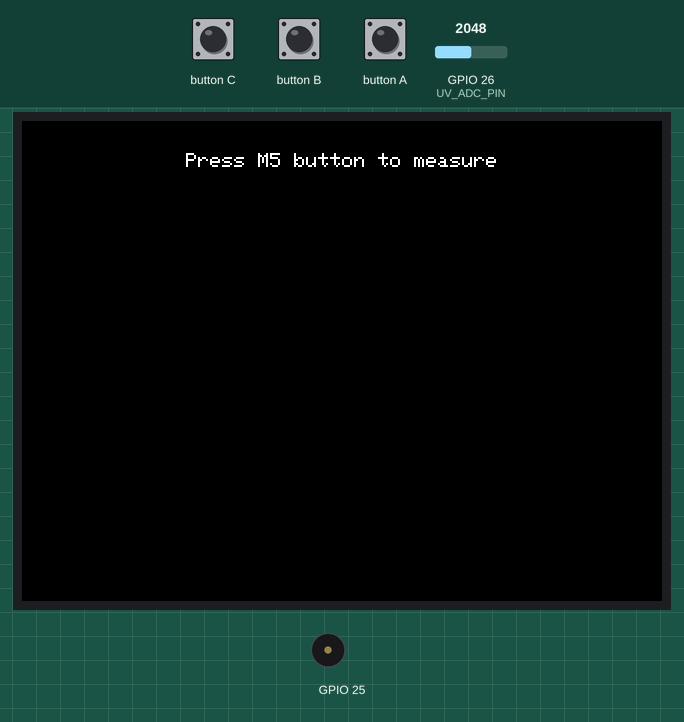
The sketch below on a simulated ESP32. On the bench: 320×240 colour display, buzzer (waves = sounding). Inputs (shaded band) come from the test bench; at power-on: GPIO 26 (UV_ADC_PIN) = 2048 (analog values on the 0–4095 scale). What the sketch prints to the serial monitor is not drawn.

Above: at 0.9 s.
5.1 s: button A pressed for 0.15 s
At 6.1 s:
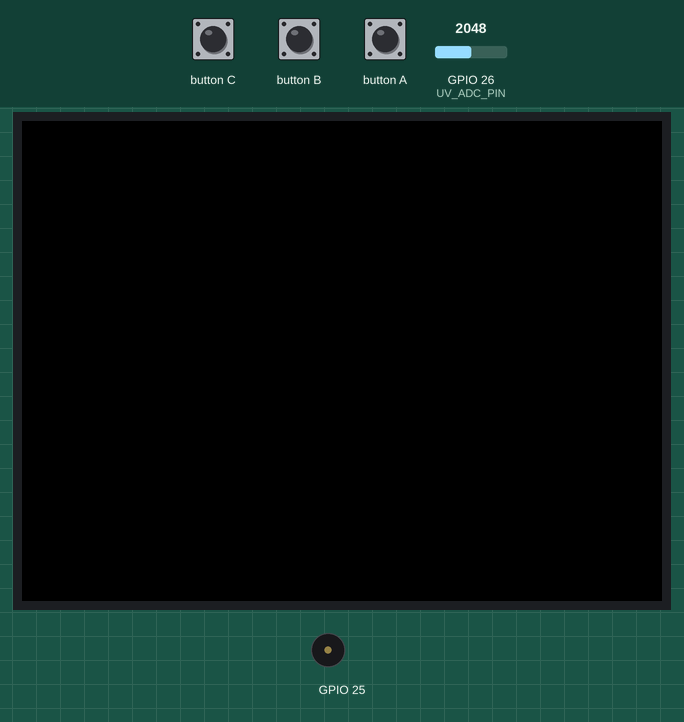
8.2 s: GPIO 26 (UV_ADC_PIN) set to 1897
At 10.4 s:
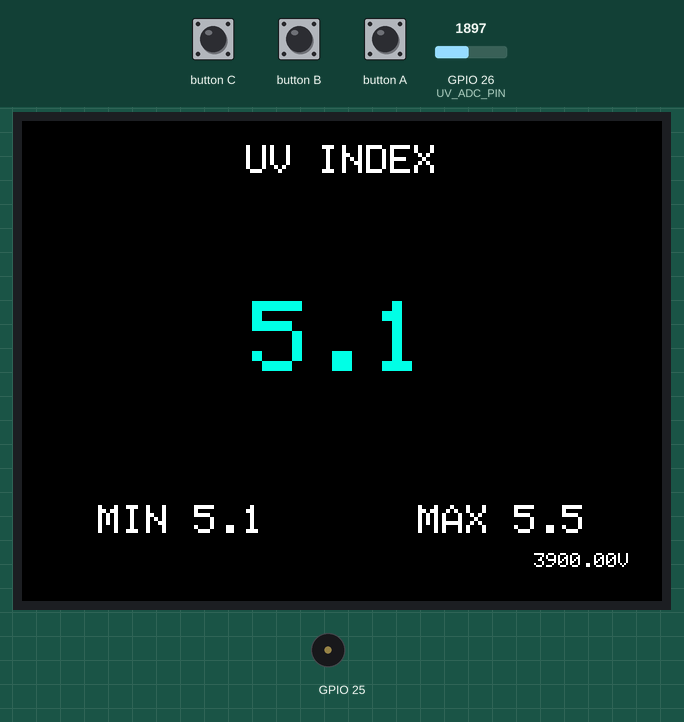
11.2 s: GPIO 26 (UV_ADC_PIN) set to 1808
At 11.2 s:
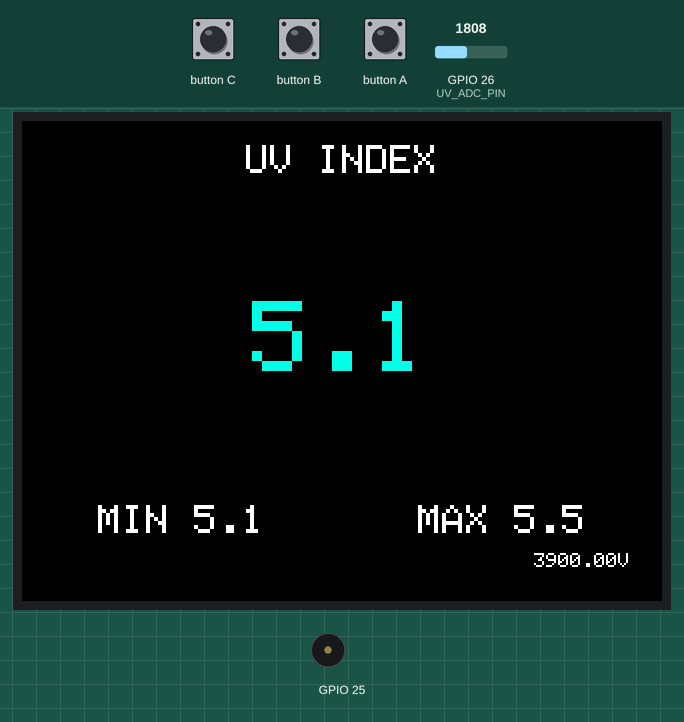
14.2 s: GPIO 26 (UV_ADC_PIN) set to 2047
At 17.0 s:
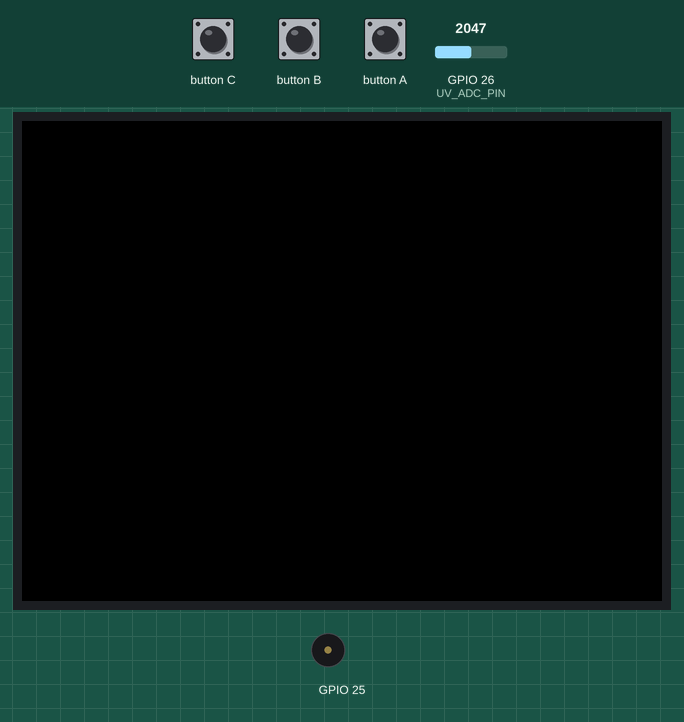
17.2 s: button A pressed for 1 s
At 19.8 s:
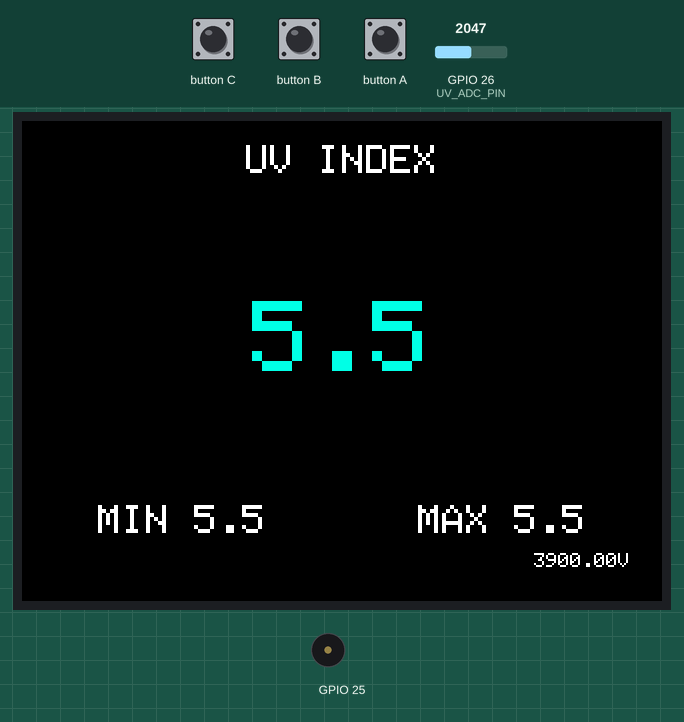
Timing chart, 0 to 22.2 s (numbered marks = the images above; inputs shaded):
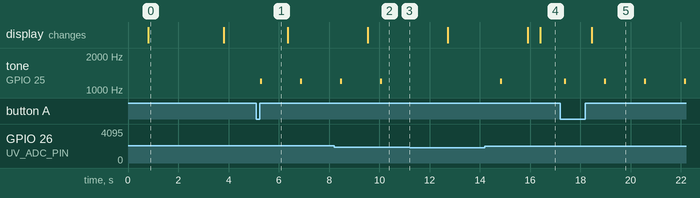

Measured:
- the behaviour switches between 1862 and 1861 on GPIO 26 (UV_ADC_PIN) (found by bisection; images 2 and 3)
- after the input at 5.1 s, tone on GPIO 25: alternates 1200 Hz for 0.08 s and silent for 1.5 s, starting after 0.16 s
- after the input at 8.2 s, the display: changes after 1.3 s (image 2)
- after the input at 11.2 s, tone on GPIO 25: stops changing and stays silent
- after the input at 14.2 s, tone on GPIO 25: silent → 1200 Hz after 0.61 s, → silent 0.08 s later; the display: first changes after 1.7 s (image 4 shows a later state)
- after the input at 17.2 s, tone on GPIO 25: alternates 1200 Hz for 0.08 s and silent for 1.5 s, starting after 0.16 s; the display: changes after 1.2 s (image 5)
- what the display in image 0 shows lasts 3.0 s, from 0.8 s to 3.8 s

The sketch:

uv_m5stickcplus2.ino
```cpp
/*
Board: M5StickCPlus2
https://docs.m5stack.com/en/arduino/m5unified/speaker_class#config
G25 => GUVA S
3.3V only. DO NOT USE 5V even GUVA support 5V ESP32 ADC cannot accept 5 V analog

*/
#include <Arduino.h>
#include <M5Unified.h>
#include <WiFi.h>
//#include "M5StickCPlus2.h"
#include "esp_bt.h"

// -------- CONFIG --------
#define UV_ADC_PIN 26
#define MEASURE_DURATION_MS 10000
#define LOOP_DELAY_MS 500
#define BTN_WAKE_GPIO GPIO_NUM_37  // M5 button on Plus2

#define AUTO_POWEROFF_MS 60000  // 60 seconds
unsigned long lastActivity = 0;

// Buzzer
#define BUZZER_PIN 2
#define BUZZER_CH 0
#define BUZZER_FREQ 3000  // 3 kHz
#define BUZZER_RES 8

// -------- COLORS (RGB565) --------
#define UV_GREEN 0x07E0
#define UV_YELLOW 0xFFE0
#define UV_ORANGE 0xFD20
#define UV_RED 0xF800
#define UV_PURPLE 0x780F

// -------- STATE --------
bool measuring = false;
unsigned long activeUntil = 0;
float uvi_min = 100.0;
float uvi_max = 0.0;

// -------- HELPERS --------
uint32_t uviColor(float uvi) {
  if (uvi >= 11) return UV_PURPLE;
  if (uvi >= 8) return UV_RED;
  if (uvi >= 6) return UV_ORANGE;
  if (uvi >= 3) return UV_YELLOW;
  return UV_GREEN;
}

void screenOff() {
  M5.Display.clear(BLACK);
  M5.Display.sleep();
  M5.Display.setBrightness(0);
}

void screenOn() {
  M5.Display.wakeup();
  M5.Display.setBrightness(60);
  M5.Display.clear(BLACK);
  // lastActivity = millis();
}

void goToSleep() {
  Serial.println("Entering deep sleep...");

  // Turn off display cleanly
  M5.Display.sleep();
  M5.Display.setBrightness(0);

  delay(100);

  // Wake on M5 button (active LOW)
  esp_sleep_enable_ext0_wakeup(BTN_WAKE_GPIO, 0);

  esp_deep_sleep_start();
}

// void buzzerOn(int freq) {
//   ledcWriteTone(BUZZER_CH, freq);
// }

// void buzzerOff() {
//   ledcWriteTone(BUZZER_CH, 0);
// }


void handleBuzzer(float uvi) {
  static unsigned long lastBeep = 0;

  if (uvi >= 5.0) {
    if (millis() - lastBeep > 1000) {
      M5.Speaker.tone(1200, 80);  // 80 ms chirp
      lastBeep = millis();
    }
  }
}


// -------- SETUP --------
void setup() {
  auto cfg = M5.config();
  M5.begin(cfg);
  // Buzzer
  // ledcAttach(BUZZER_PIN, 3000, 8);  // pin, freq, resolution
  // Power savings (safe)
  WiFi.mode(WIFI_OFF);
  btStop();
  setCpuFrequencyMhz(80);

  // Display
  M5.Display.setRotation(3);  // Landscape
  M5.Display.setTextDatum(middle_center);

  // ADC
  analogReadResolution(12);
  analogSetPinAttenuation(UV_ADC_PIN, ADC_0db);

  Serial.begin(115200);
  delay(500);
  screenOn();
  M5.Display.clear(BLACK);
  M5.Display.setTextColor(WHITE, BLACK);
  M5.Display.setTextSize(1);
  M5.Display.drawString("Press M5 button to measure", M5.Display.width() / 2, 20);
  M5.Speaker.setVolume(255);
  delay(3000);
  screenOff();
  Serial.println("Idle. Press M5 button to measure.");
  lastActivity = millis();
}

// -------- LOOP --------
void loop() {
  M5.update();

  // ---- Start measurement ----
  if (!measuring && M5.BtnA.wasPressed()) {
    lastActivity = millis();

    measuring = true;
    activeUntil = millis() + MEASURE_DURATION_MS;
    uvi_min = 100.0;
    uvi_max = 0.0;

    screenOn();
    Serial.println("Measurement started");
  }

  // ---- Idle (screen off) ----
  if (!measuring) {
    delay(100);  // low-power idle
    return;
  }

  // ---- Measurement timeout ----
  if (millis() > activeUntil) {
    measuring = false;
    screenOff();
    Serial.println("Measurement finished");
    return;
  }

  // ---- Read sensor ----
  int raw = analogRead(UV_ADC_PIN);
  float voltage = raw * (1.1 / 4095.0);
  float uvi = voltage / 0.1;

  if (uvi < uvi_min) uvi_min = uvi;
  if (uvi > uvi_max) uvi_max = uvi;
  handleBuzzer(uvi);
  delay(1000);
  uint32_t color = uviColor(uvi);

  // ---- Display ----
  int w = M5.Display.width();
  int h = M5.Display.height();

  M5.Display.clear(BLACK);

  M5.Display.setTextSize(2);
  M5.Display.setTextColor(WHITE, BLACK);
  M5.Display.drawString("UV INDEX", w / 2, 20);

  M5.Display.setTextSize(5);
  M5.Display.setTextColor(color, BLACK);
  M5.Display.drawString(String(uvi, 1), w / 2, h / 2 - 10);

  M5.Display.setTextSize(2);
  M5.Display.setTextColor(WHITE, BLACK);
  M5.Display.drawString("MIN " + String(uvi_min, 1), w * 0.25, h - 40);
  M5.Display.drawString("MAX " + String(uvi_max, 1), w * 0.75, h - 40);
  float bat = M5.Power.getBatteryVoltage();
  M5.Display.setTextSize(1);
  M5.Display.drawString(String(bat, 2) + "V", w - 40, h - 20);
  Serial.printf("RAW=%d  V=%.3f  UVI=%.2f\n", raw, voltage, uvi);
  // ---- Auto power off ----
  if (millis() - lastActivity > AUTO_POWEROFF_MS) {
    Serial.println("Powering off...");
    delay(100);
    goToSleep();
    //M5.Power.powerOff();
  }
  delay(LOOP_DELAY_MS);
}
```
